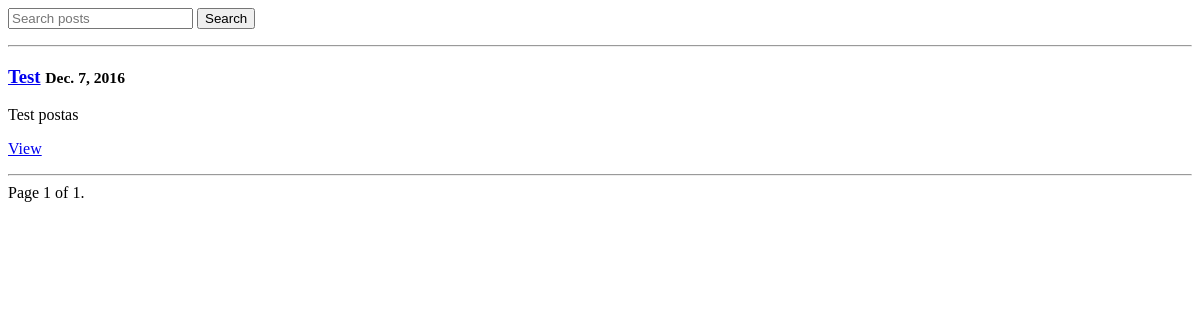
The app's page /posts/, older data.
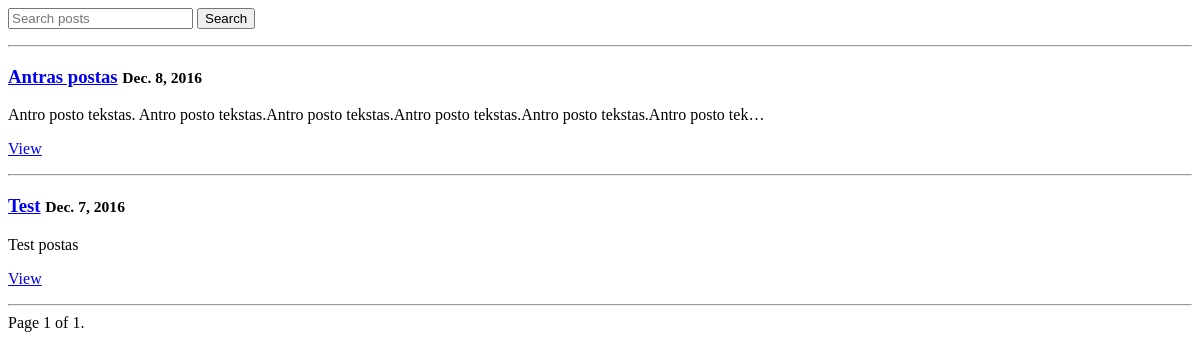
The same page, newer data.
### posts/models.py (models this page shows, shortened)
class Post(models.Model):
    author = models.ForeignKey(settings.AUTH_USER_MODEL, default=1)
    title = models.CharField(max_length=120)
    slug = models.SlugField(unique=True)
    image = models.ImageField(upload_to=upload_location, null=True, blank=True, width_field="width_field", height_field="height_field")
    video_url = EmbedVideoField(null=True, blank=True)  # same like models.URLField()
    height_field = models.IntegerField(default=0)
    width_field = models.IntegerField(default=0)
    content = models.TextField()
    draft = models.BooleanField(default=False)
    publish = models.DateField(auto_now=False, auto_now_add=False)
    updated = models.DateTimeField(auto_now=True, auto_now_add=False)
    timestamp = models.DateTimeField(auto_now=False, auto_now_add=True)
    objects = PostManager()
    def get_absolute_url(self):
        return reverse("posts:detail", kwargs={"slug": self.slug})
    class Meta:
        ordering = ["-timestamp", "-updated"]

### posts/views.py (the view, shortened to what this page needs)
def post_list(request):
    today = timezone.now().date()
    queryset_list = Post.objects.active()
    if request.user.is_staff or request.user.is_superuser:
        queryset_list = Post.objects.all()
    query = request.GET.get("q")
    paginator = Paginator(queryset_list, 10)
    page_request_var = "page"
    page = request.GET.get(page_request_var)
    try:
        queryset = paginator.page(page)
    except PageNotAnInteger:
        queryset = paginator.page(1)
    except EmptyPage:
        queryset = paginator.page(paginator.num_pages)
    context = {
        "object_list": queryset,
        "title": "Prisijunges",
        "page_request_var": page_request_var,
        "today": today,
    }
    return render(request, "posts_list.html", context)

### posts/models.py (called while the page is built)
    def active(self, *args, **kwargs):
        return super(PostManager, self).filter(draft=False).filter(publish__lte=timezone.now())

### templates/posts_list.html (shortened to what this page needs)
<form method="GET" action="">
        <input type="text" name="q" placeholder="Search posts" value="{{ request.GET.q }}" />
        <input type="submit" value="Search" />
</form>
<hr />
{% for obj in object_list %}
        <div>
            <div>
                <h3><a href="{{ obj.get_absolute_url }}">{{ obj.title }}</a> <small>{{ obj.publish }}</small></h3>
                <p>{{ obj.content|linebreaks|truncatechars:120 }}</p>
                <p>
                    <a href="{{ obj.get_absolute_url }}" role="button">View</a>
                </p>
            </div>
        </div>
    <hr/>
{% endfor %}
<div class="pagination">
    <span class="step-links">
        <span class="current">
            Page {{ object_list.number }} of {{ object_list.paginator.num_pages }}.
        </span>
    </span>
</div>

Row changes from the older to the newer data that the page shows:
added Post: title "Antras postas", publish "Dec. 8, 2016", content "Antro posto tekstas. Antro posto tekstas.Antro posto tekstas.Antro posto tekstas.Antro posto tekstas.Antro posto tek…"
